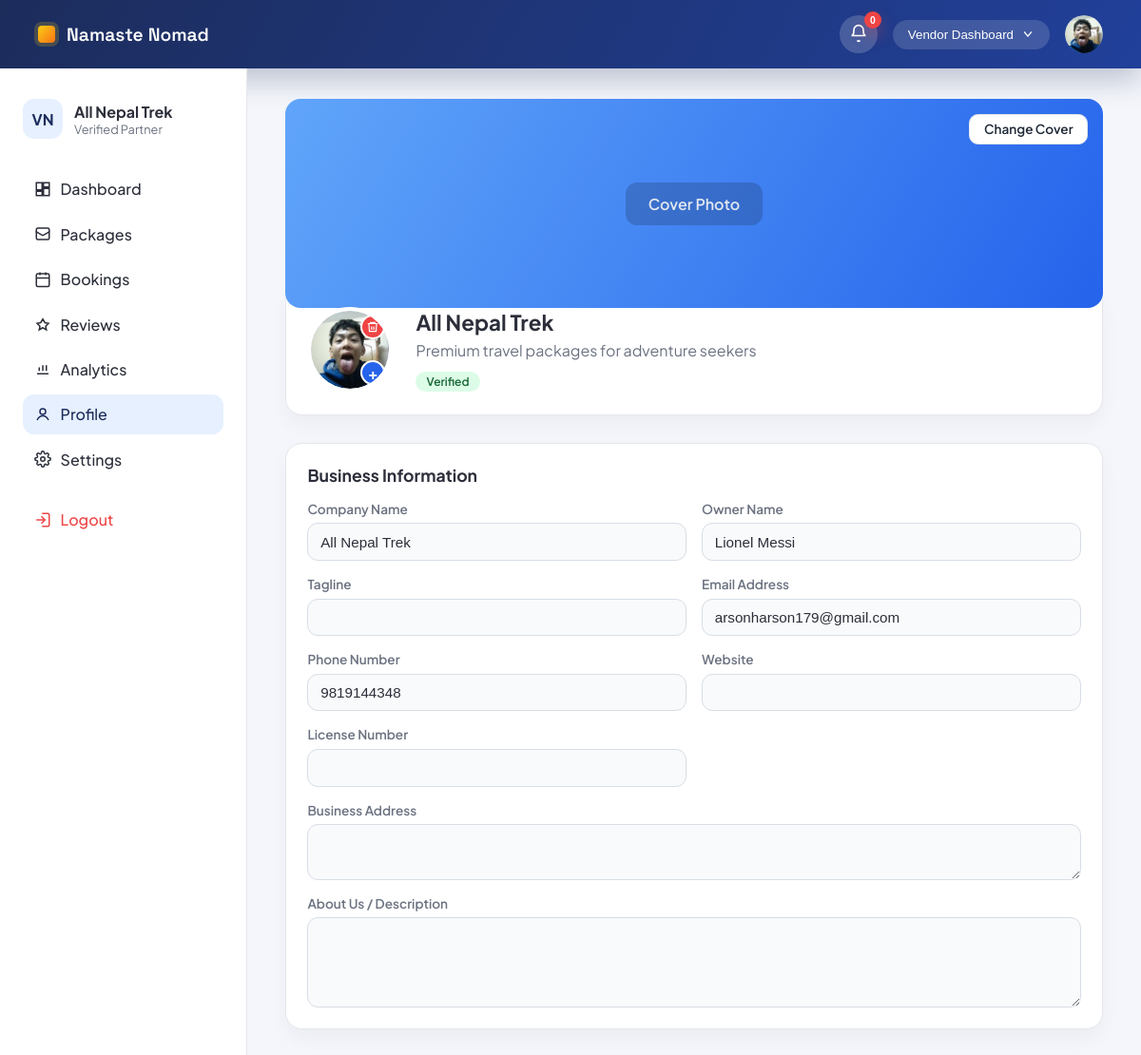
/accounts/vendor/profile/ (signed in, upper part), run on an earlier commit of the app's database.
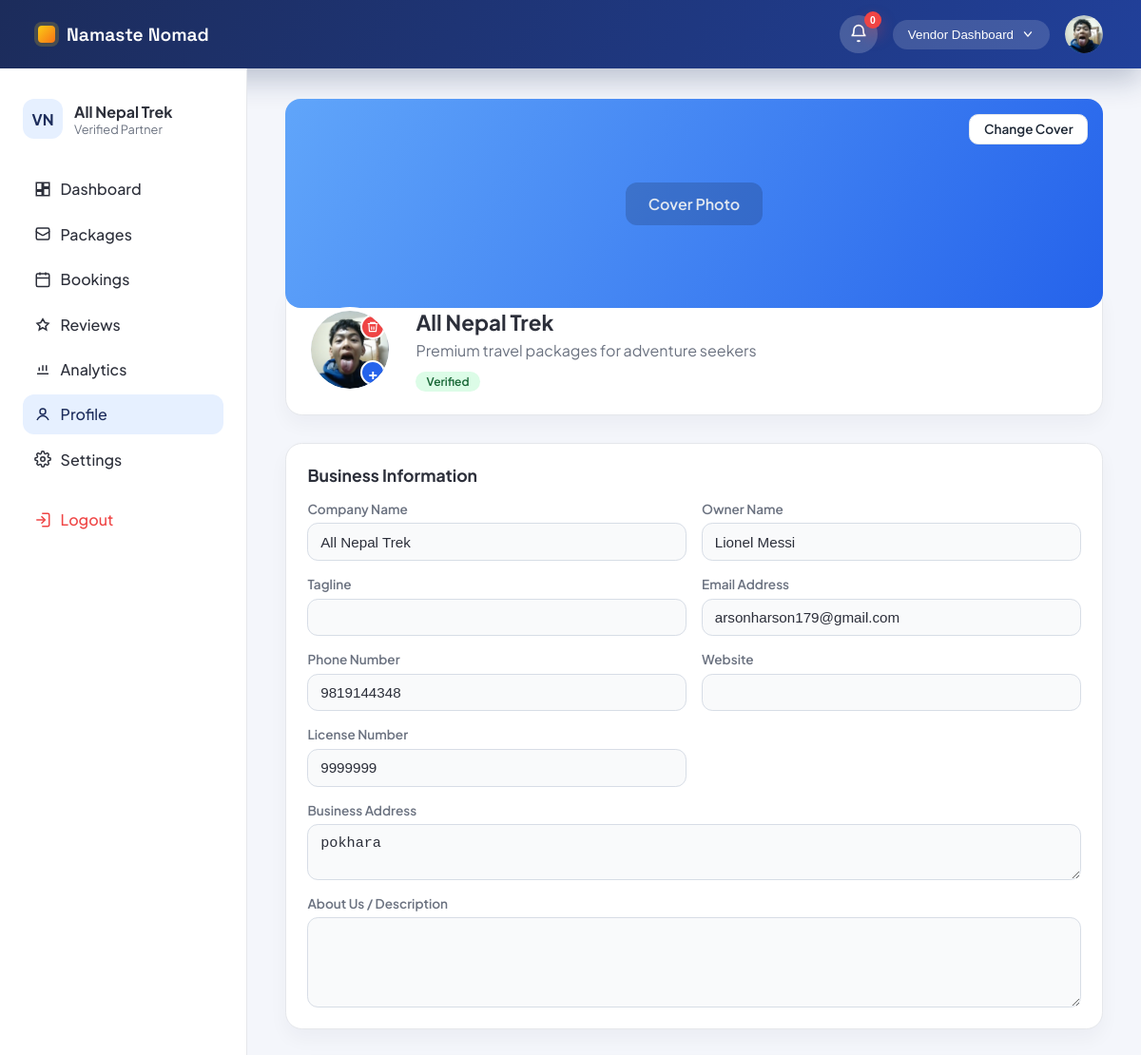
And on a later commit of the database.
### accounts/models.py (models this page shows, shortened)
class VendorProfile(models.Model):
    user = models.OneToOneField(User, on_delete=models.CASCADE, related_name='vendor_profile')
    business_name = models.CharField(max_length=255)
    owner_name = models.CharField(max_length=255)
    tagline = models.CharField(max_length=255, blank=True)
    website = models.URLField(blank=True)
    license_number = models.CharField(max_length=100, blank=True)
    business_address = models.TextField(blank=True)
    description = models.TextField(blank=True)
    bank_name = models.CharField(max_length=120, blank=True)
    account_number = models.CharField(max_length=120, blank=True)
    routing_number = models.CharField(max_length=120, blank=True)
    paypal_email = models.EmailField(blank=True)
    logo = models.ImageField(upload_to='vendor_logos/', blank=True, null=True)
    cover_image = models.FileField(upload_to='vendor_covers/', blank=True, null=True)
    business_license = models.FileField(upload_to='licenses/', blank=True, null=True)
    is_approved = models.BooleanField(default=False)
    created_at = models.DateTimeField(auto_now_add=True)

class User(AbstractUser):
    USER_TYPE_CHOICES = (
        ('vendor', 'Vendor'),
        ('traveler', 'Traveler'),
        ('admin', 'Admin'),
    )
    user_type = models.CharField(max_length=10, choices=USER_TYPE_CHOICES)
    phone = models.CharField(max_length=20, blank=True, null=True)
    is_verified = models.BooleanField(default=False)

### accounts/views.py (the view)
# urls.py: path('vendor/profile/', views.vendor_profile, name='vendor_profile'),
@never_cache
@login_required(login_url='vendor_login')
def vendor_profile(request):
    if not _ensure_vendor_account(request):
        return redirect('vendor_login')
    vendor_profile = _get_vendor_profile(request.user)
    if vendor_profile is None:
        vendor_profile = VendorProfile.objects.create(
            user=request.user,
            business_name=request.user.get_full_name() or request.user.username,
            owner_name=request.user.get_full_name() or request.user.username,
        )
    if request.method == 'POST':
        old_logo_name = vendor_profile.logo.name if vendor_profile.logo else ''
        form = VendorProfileForm(request.POST, request.FILES, instance=vendor_profile)
        email = (request.POST.get('email') or '').strip()
        phone = (request.POST.get('phone') or '').strip()
        remove_logo = request.POST.get('remove_logo') == '1'
        if email and email != request.user.email:
            if User.objects.filter(email=email).exclude(id=request.user.id).exists():
                messages.error(request, 'Email is already in use.')
                return redirect('vendor_profile')
            request.user.email = email
            request.user.username = email
        request.user.phone = phone
        request.user.save()
        if form.is_valid():
            uploading_new_logo = bool(request.FILES.get('logo'))
            profile_instance = form.save(commit=False)
            if remove_logo:
                profile_instance.logo = None
            profile_instance.save()
            if remove_logo or uploading_new_logo:
                current_logo_name = profile_instance.logo.name if profile_instance.logo else ''
                if old_logo_name and old_logo_name != current_logo_name:
                    _delete_stored_file(profile_instance, 'logo', old_logo_name)
            messages.success(request, 'Profile updated successfully.')
            return redirect('vendor_profile')
        messages.error(request, 'Please correct the errors below.')
    else:
        form = VendorProfileForm(instance=vendor_profile)
    packages = Package.objects.filter(vendor=request.user).prefetch_related('images').order_by('-created_at')[:6]
    return render(request, 'accounts/vendor_profile.html', {
        'vendor_profile': vendor_profile,
        'form': form,
        'packages': packages,
        'active_page': 'profile',
    })

### accounts/views.py (called while the page is built)
def _get_vendor_profile(user):
    try:
        return user.vendor_profile
    except VendorProfile.DoesNotExist:
        return None

def _ensure_vendor_account(request):
    if getattr(request.user, 'user_type', '') != 'vendor':
        messages.error(request, 'Vendor access only.')
        return False
    return True

### accounts/templates/accounts/vendor_profile.html (shortened to what this page needs)
{% extends "accounts/vendor_base.html" %}
{% load static %}
{% block extra_css %}
<link rel="stylesheet" href="{% static 'css/vendor_profile.css' %}?v=20260226b">
{% endblock %}
{% block content %}
<form method="POST" enctype="multipart/form-data" class="vendor-profile-form">
    <section class="vendor-hero">
        <div class="vendor-cover" {% if vendor_profile.cover_image %}style="background-image: url('{{ vendor_profile.cover_image.url }}');"{% endif %}>
            <label class="cover-button" for="vendorCover">Change Cover</label>
            {% if not vendor_profile.cover_image %}
                <div class="cover-placeholder">Cover Photo</div>
            {% endif %}
        </div>
        <div class="vendor-summary card">
            <div class="vendor-avatar">
                {% if vendor_profile.logo %}
                    <img src="{{ vendor_profile.logo.url }}" alt="Vendor Logo">
                {% else %}
                    <img src="{% static 'images/default-avatar.svg' %}" alt="Default Vendor Avatar">
                {% endif %}
                <label class="avatar-button" for="vendorLogo">+</label>
                {% if vendor_profile.logo %}
                    <button class="avatar-remove" type="submit" name="remove_logo" value="1" aria-label="Remove profile picture" title="Remove profile picture">
                        <svg viewBox="0 0 24 24" fill="none" stroke="currentColor" stroke-width="2" aria-hidden="true">
                            <path d="M3 6h18"/>
                            <path d="M8 6V4h8v2"/>
                            <path d="M19 6l-1 14H6L5 6"/>
                            <path d="M10 11v6M14 11v6"/>
                        </svg>
                    </button>
                {% endif %}
            </div>
            <div class="vendor-summary-text">
                <h1>{{ vendor_profile.business_name|default:"Vendor Profile" }}</h1>
                <p>{{ vendor_profile.tagline|default:"Premium travel packages for adventure seekers" }}</p>
                <span class="status-pill {% if vendor_profile.is_approved %}approved{% else %}pending{% endif %}">
                    {% if vendor_profile.is_approved %}Verified{% else %}Pending{% endif %}
                </span>
            </div>
        </div>
    </section>
    <section class="card vendor-section">
        <h2>Business Information</h2>
        <div class="form-grid">
            <div class="form-group">
                <label>Company Name</label>
                {{ form.business_name }}
            </div>
            <div class="form-group">
                <label>Owner Name</label>
                {{ form.owner_name }}
            </div>
            <div class="form-group">
                <label>Tagline</label>
                {{ form.tagline }}
            </div>
            <div class="form-group">
                <label>Email Address</label>
                <input class="form-control" type="email" name="email" value="{{ request.user.email }}">
            </div>
            <div class="form-group">
                <label>Phone Number</label>
                <input class="form-control" type="text" name="phone" value="{{ request.user.phone|default:'' }}">
            </div>
            <div class="form-group">
                <label>Website</label>
                {{ form.website }}
            </div>
            <div class="form-group">
                <label>License Number</label>
                {{ form.license_number }}
            </div>
            <div class="form-group span-2">
                <label>Business Address</label>
                {{ form.business_address }}
            </div>
            <div class="form-group span-2">
                <label>About Us / Description</label>
                {{ form.description }}
            </div>
        </div>
    </section>
</form>
{% endblock %}

### accounts/templates/accounts/vendor_base.html (shortened to what this page needs)
{% load static %}
<!DOCTYPE html>
<html lang="en">
<head>
    <link rel="stylesheet" href="{% static 'css/vendor_dashboard.css' %}?v=20260226b">
    <link rel="stylesheet" href="{% static 'css/support_widget.css' %}?v=20260312a">
    <link rel="stylesheet" href="{% static 'css/notifications.css' %}?v=20260313a">
    {% block extra_css %}{% endblock %}
</head>
<body>
    <header class="topbar">
        <a class="brand" href="{% url 'home' %}">
            <span class="brand-mark"></span>
            <span class="brand-name">Namaste Nomad</span>
        </a>
        <div class="topbar-actions">
            {% include "accounts/includes/notification_bell.html" %}
            <button class="pill-button">
                Vendor Dashboard
                <svg width="14" height="14" viewBox="0 0 20 20" fill="none" aria-hidden="true">
                    <path d="M5 7l5 6 5-6" stroke="currentColor" stroke-width="2" stroke-linecap="round" stroke-linejoin="round"/>
                </svg>
            </button>
            <div class="avatar topbar-avatar">
                {% if vendor_profile and vendor_profile.logo %}
                    <img class="topbar-avatar-image" src="{{ vendor_profile.logo.url }}" alt="Vendor avatar">
                {% else %}
                    <img class="topbar-avatar-image" src="{% static 'images/default-avatar.svg' %}" alt="Default vendor avatar">
                {% endif %}
            </div>
        </div>
    </header>
    <div class="dashboard-shell">
        <aside class="sidebar">
            <div class="sidebar-header">
                <div class="company">
                    <div class="company-badge">VN</div>
                    <div>
                        <div class="company-name">{{ vendor_profile.business_name|default:"Vendor HQ" }}</div>
                        <div class="company-meta">Verified Partner</div>
                    </div>
                </div>
            </div>
            <nav class="sidebar-nav">
                <a class="nav-item {% if active_page == 'dashboard' %}active{% endif %}" href="{% url 'vendor_dashboard' %}">
                    <span class="nav-icon">
                        <svg viewBox="0 0 24 24" fill="none" stroke="currentColor" stroke-width="2" aria-hidden="true">
                            <path d="M3 13h8V3H3v10zM13 21h8V11h-8v10zM13 3h8v6h-8V3zM3 21h8v-6H3v6z"/>
                        </svg>
                    </span>
                    Dashboard
                </a>
                <a class="nav-item {% if active_page == 'packages' %}active{% endif %}" href="{% url 'vendor_packages' %}">
                    <span class="nav-icon">
                        <svg viewBox="0 0 24 24" fill="none" stroke="currentColor" stroke-width="2" aria-hidden="true">
                            <path d="M21 8a2 2 0 0 1-1 1.73l-7 4a2 2 0 0 1-2 0l-7-4A2 2 0 0 1 3 8"/>
                            <path d="M3 8V6a2 2 0 0 1 2-2h14a2 2 0 0 1 2 2v2"/>
                            <path d="M3 8v10a2 2 0 0 0 2 2h14a2 2 0 0 0 2-2V8"/>
                        </svg>
                    </span>
                    Packages
                </a>
                <a class="nav-item {% if active_page == 'bookings' %}active{% endif %}" href="{% url 'vendor_bookings' %}">
                    <span class="nav-icon">
                        <svg viewBox="0 0 24 24" fill="none" stroke="currentColor" stroke-width="2" aria-hidden="true">
                            <rect x="3" y="4" width="18" height="18" rx="2"/>
                            <path d="M16 2v4M8 2v4M3 10h18"/>
                        </svg>
                    </span>
                    Bookings
                </a>
                <a class="nav-item {% if active_page == 'reviews' %}active{% endif %}" href="{% url 'vendor_reviews' %}">
                    <span class="nav-icon">
                        <svg viewBox="0 0 24 24" fill="none" stroke="currentColor" stroke-width="2" aria-hidden="true">
                            <path d="M12 17l-5 3 1-5-4-4 5-1 3-5 3 5 5 1-4 4 1 5-5-3z"/>
                        </svg>
                    </span>
                    Reviews
                </a>
                <a class="nav-item {% if active_page == 'analytics' %}active{% endif %}" href="{% url 'vendor_analytics' %}">
                    <span class="nav-icon">
                        <svg viewBox="0 0 24 24" fill="none" stroke="currentColor" stroke-width="2" aria-hidden="true">
                            <path d="M4 19h16"/>
                            <path d="M7 15v-5"/>
                            <path d="M12 15V7"/>
                            <path d="M17 15v-8"/>
                        </svg>
                    </span>
                    Analytics
                </a>
                <a class="nav-item {% if active_page == 'profile' %}active{% endif %}" href="{% url 'vendor_profile' %}">
                    <span class="nav-icon">
                        <svg viewBox="0 0 24 24" fill="none" stroke="currentColor" stroke-width="2" aria-hidden="true">
                            <circle cx="12" cy="8" r="4"/>
                            <path d="M4 20c2-4 6-6 8-6s6 2 8 6"/>
                        </svg>
                    </span>
                    Profile
                </a>
                <a class="nav-item {% if active_page == 'settings' %}active{% endif %}" href="{% url 'vendor_settings' %}">
                    <span class="nav-icon">
                    </span>
                    Settings
                </a>
                <a class="nav-item logout" href="{% url 'logout' %}">
                    <span class="nav-icon">
                        <svg viewBox="0 0 24 24" fill="none" stroke="currentColor" stroke-width="2" aria-hidden="true">
                            <path d="M10 17l5-5-5-5"/>
                            <path d="M15 12H3"/>
                            <path d="M11 3h8a2 2 0 0 1 2 2v14a2 2 0 0 1-2 2h-8"/>
                        </svg>
                    </span>
                    Logout
                </a>
            </nav>
        </aside>
        <main class="dashboard-main">
            {% block content %}{% endblock %}
        </main>
    </div>
</body>
</html>

### accounts/templates/accounts/includes/notification_bell.html (shortened to what this page needs)
{% if request.user.is_authenticated %}
<div class="notification-shell" data-notification>
    <button type="button" class="notification-bell" data-notification-toggle aria-expanded="false">
        <span class="notification-icon" aria-hidden="true">
            <svg viewBox="0 0 24 24" fill="none" stroke="currentColor" stroke-width="2">
                <path d="M18 8a6 6 0 1 0-12 0c0 7-3 7-3 7h18s-3 0-3-7"/>
                <path d="M13.73 21a2 2 0 0 1-3.46 0"/>
            </svg>
        </span>
        <span class="notification-badge" data-notification-count {% if not notifications_unread_count %}hidden{% endif %}>
            {{ notifications_unread_count|default:0 }}
        </span>
    </button>
</div>
{% endif %}

### static/css/notifications.css (style rules this page uses)
.notification-shell { position: relative; display: inline-flex; align-items: center; }
.notification-bell { border: none; background: rgba(255, 255, 255, 0.18); color: inherit; width: 40px; height: 40px; border-radius: 50%; display: inline-flex; align-items: center; justify-content: center; cursor: pointer; position: relative; transition: transform 0.2s ease, background 0.2s ease; }
.notification-icon svg { width: 20px; height: 20px; }
.notification-badge { position: absolute; top: -4px; right: -4px; background: #ef4444; color: #fff; font-size: 0.65rem; font-weight: 700; min-width: 18px; height: 18px; border-radius: 999px; display: inline-flex; align-items: center; justify-content: center; padding: 0 5px; box-shadow: 0 8px 16px rgba(239, 68, 68, 0.35); }

What changed in the data, as far as the page shows it:
changed VendorProfile "All Nepal Trek": license_number (not shown) → "9999999"; business_address (not shown) → "pokhara"
